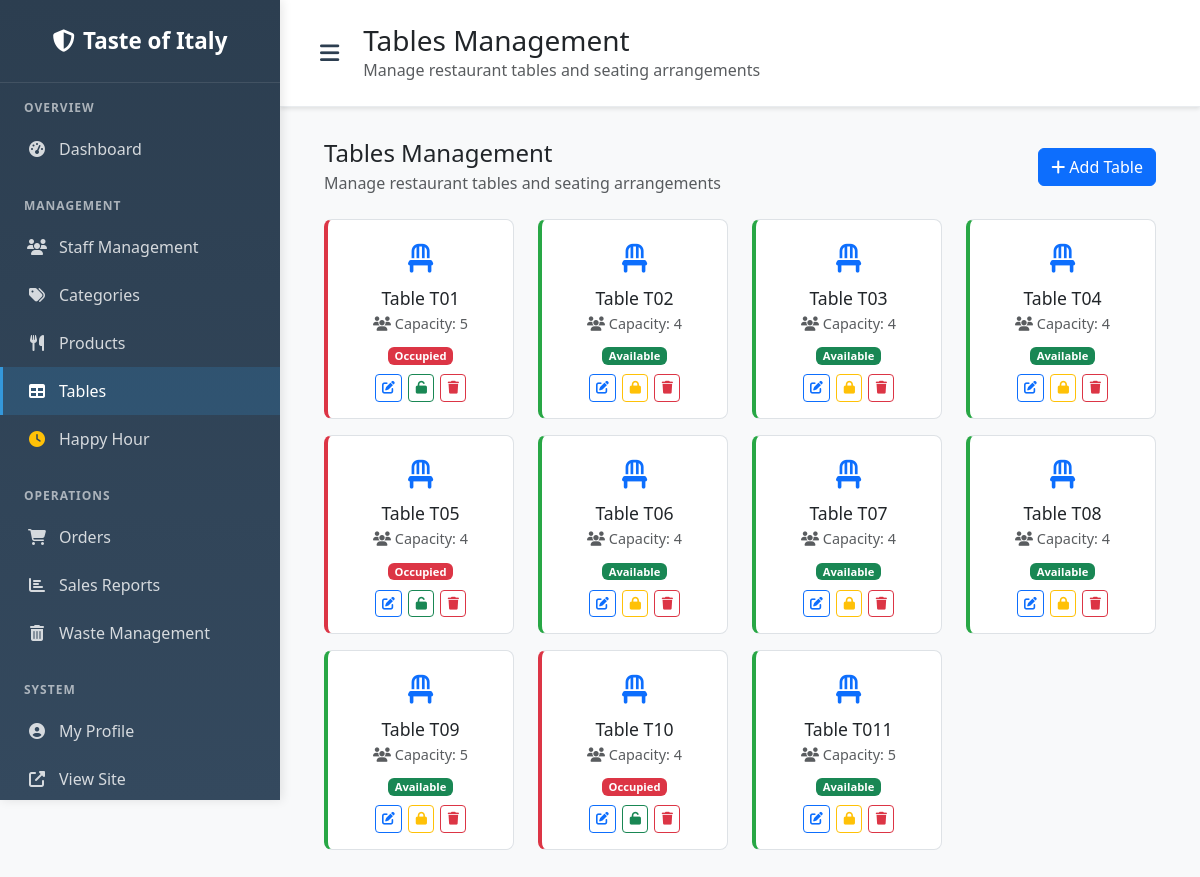
Page /admin-panel/tables/ (signed in) on the committed database.
### accounts/models.py (models this page shows, shortened)
class User(AbstractUser):
    role = models.ForeignKey(Role, on_delete=models.CASCADE, null=True, blank=True)
    owner = models.ForeignKey('self', on_delete=models.CASCADE, null=True, blank=True,
                             related_name='owned_users', limit_choices_to={'role__name': 'owner'})
    restaurant_name = models.CharField(max_length=200, blank=True,
                                     help_text="Name of the restaurant (for owners only)")
    restaurant_description = models.TextField(blank=True,
                                            help_text="Description of the restaurant (for owners only)")
    restaurant_qr_code = models.CharField(max_length=50, unique=True, blank=True, null=True,
                                        help_text="Unique QR code for restaurant access")
    phone_number = models.CharField(max_length=15, blank=True)
    address = models.TextField(blank=True)
    is_active_staff = models.BooleanField(default=True)
    created_at = models.DateTimeField(auto_now_add=True)
    updated_at = models.DateTimeField(auto_now=True)
    def is_administrator(self):
        return self.role and self.role.name == 'administrator'
    def is_owner(self):
        return self.role and self.role.name == 'owner'
    def is_customer(self):
        return self.role and self.role.name == 'customer'
    def get_owner(self):
        if self.is_owner():
            return self
        return self.owner
    def get_restaurant_name(self, request=None):
        owner = self.get_owner()
        return owner.restaurant_name if owner else "Unknown Restaurant"

### restaurant/models.py (models this page shows, shortened)
class TableInfo(models.Model):
    owner = models.ForeignKey(User, on_delete=models.CASCADE, related_name='tables',
                             limit_choices_to={'role__name': 'owner'}, null=True, blank=True)
    tbl_no = models.CharField(max_length=10)
    capacity = models.IntegerField(default=4)
    is_available = models.BooleanField(default=True)
    created_at = models.DateTimeField(auto_now_add=True)
    class Meta:
        verbose_name = "Table Information"
        verbose_name_plural = "Tables Information"
        unique_together = ['owner', 'tbl_no']  # Each owner can have their own table numbering

### admin_panel/views.py (the view)
# urls.py: path('tables/', views.manage_tables, name='manage_tables'),
@login_required
def manage_tables(request):
    if not (request.user.is_administrator() or request.user.is_owner()):
        messages.error(request, "Access denied. Administrator/Owner privileges required.")
        return redirect('restaurant:home')
    try:
        owner_filter = get_owner_filter(request.user)
        if owner_filter:
            tables = TableInfo.objects.filter(owner=owner_filter)
        else:
            tables = TableInfo.objects.all()
        tables = sorted(tables, key=lambda x: (len(x.tbl_no), x.tbl_no))
    except PermissionDenied:
        messages.error(request, 'You are not associated with any restaurant.')
        return redirect('restaurant:home')
    context = {
        'tables': tables,
        'restaurant_name': request.user.get_restaurant_name() if not request.user.is_administrator() else "All Restaurants",
    }
    return render(request, 'admin_panel/manage_tables.html', context)

### accounts/models.py (called while the page is built)
def get_owner_filter(user):
    if user.is_administrator():
        return None  # Administrators can see all data
    elif user.is_owner():
        return user  # Owners see their own data
    elif user.owner:
        return user.owner  # Staff/customers see their owner's data
    else:
        raise PermissionDenied("User is not associated with any owner.")

### templates/admin_panel/manage_tables.html (shortened to what this page needs)
{% extends 'admin_panel/base.html' %}
{% block page_title %}Tables Management{% endblock %}
{% block page_description %}Manage restaurant tables and seating arrangements{% endblock %}
{% block content %}
<div class="container-fluid">
    <div class="row mb-4">
        <div class="col-12">
            <div class="d-flex justify-content-between align-items-center">
                <div>
                    <h4 class="mb-1">Tables Management</h4>
                    <p class="text-muted mb-0">Manage restaurant tables and seating arrangements</p>
                </div>
                <button type="button" class="btn btn-primary" data-bs-toggle="modal" data-bs-target="#addTableModal">
                    <i class="fas fa-plus"></i> Add Table
                </button>
            </div>
        </div>
    </div>
    <div class="row" id="tablesContainer">
        {% for table in tables %}
        <div class="col-xxl-2 col-xl-3 col-lg-4 col-md-6 col-sm-6 mb-3" data-table-id="{{ table.id }}">
            <div class="card table-card {% if table.is_available %}table-available{% else %}table-occupied{% endif %}">
                <div class="card-body text-center">
                    <div class="table-icon text-primary">
                        <i class="fas fa-chair"></i>
                    </div>
                    <h5 class="card-title mb-1">Table {{ table.tbl_no }}</h5>
                    <p class="card-text text-muted mb-2">
                        <i class="fas fa-users"></i> Capacity: {{ table.capacity }}
                    </p>
                    <div class="mb-2">
                        <span class="badge status-badge {% if table.is_available %}bg-success{% else %}bg-danger{% endif %}">
                            {% if table.is_available %}Available{% else %}Occupied{% endif %}
                        </span>
                    </div>
                    <div class="action-buttons">
                        <button type="button" class="btn btn-sm btn-outline-primary edit-table-btn"
                                data-table-id="{{ table.id }}" title="Edit Table">
                            <i class="fas fa-edit"></i>
                        </button>
                        <button type="button" class="btn btn-sm btn-outline-{% if table.is_available %}warning{% else %}success{% endif %} toggle-status-btn"
                                data-table-id="{{ table.id }}" title="{% if table.is_available %}Mark as Occupied{% else %}Mark as Available{% endif %}">
                            <i class="fas fa-{% if table.is_available %}lock{% else %}unlock{% endif %}"></i>
                        </button>
                        <button type="button" class="btn btn-sm btn-outline-danger delete-table-btn"
                                data-table-id="{{ table.id }}" title="Delete Table">
                            <i class="fas fa-trash"></i>
                        </button>
                    </div>
                </div>
            </div>
        </div>
        {% endfor %}
    </div>
</div>
{% endblock %}

### templates/admin_panel/base.html (shortened to what this page needs)
<!DOCTYPE html>
<html lang="en">
<head>
    <link href="https://cdn.jsdelivr.net/npm/bootstrap@5.3.2/dist/css/bootstrap.min.css" rel="stylesheet">
    <link href="https://cdn.jsdelivr.net/npm/bootstrap-icons@1.11.1/font/bootstrap-icons.css" rel="stylesheet">
    <link href="https://cdnjs.cloudflare.com/ajax/libs/font-awesome/6.4.0/css/all.min.css" rel="stylesheet">
</head>
<body>
    <div class="d-flex">
        <nav class="sidebar" id="sidebar">
            <div class="sidebar-header">
                <a href="{% url 'admin_panel:admin_dashboard' %}" class="sidebar-brand">
                    <i class="fas fa-shield-alt"></i>
                    <span class="restaurant-text">
                        {% if user.is_owner and user.restaurant_name %}
                            {{ user.restaurant_name }}
                        {% else %}
                            Admin Panel
                        {% endif %}
                    </span>
                </a>
            </div>
            <div class="sidebar-nav">
                <div class="nav-section">
                    <div class="nav-section-title">Overview</div>
                    <a class="nav-link {% if request.resolver_match.url_name == 'admin_dashboard' %}active{% endif %}" href="{% url 'admin_panel:admin_dashboard' %}" data-tooltip="Dashboard">
                        <i class="fas fa-tachometer-alt"></i>
                        <span>Dashboard</span>
                    </a>
                </div>
                <div class="nav-section">
                    <div class="nav-section-title">Management</div>
                    <a class="nav-link {% if request.resolver_match.url_name == 'manage_users' %}active{% endif %}" href="{% url 'admin_panel:manage_users' %}" data-tooltip="{% if user.is_owner and not user.is_administrator %}Staff Management{% else %}Users & Roles{% endif %}">
                        <i class="fas fa-users"></i>
                        <span>{% if user.is_owner and not user.is_administrator %}Staff Management{% else %}Users & Roles{% endif %}</span>
                    </a>
                    <a class="nav-link {% if request.resolver_match.url_name == 'manage_categories' %}active{% endif %}" href="{% url 'admin_panel:manage_categories' %}" data-tooltip="Categories">
                        <i class="fas fa-tags"></i>
                        <span>Categories</span>
                    </a>
                    <a class="nav-link {% if request.resolver_match.url_name == 'manage_products' %}active{% endif %}" href="{% url 'admin_panel:manage_products' %}" data-tooltip="Products">
                        <i class="fas fa-utensils"></i>
                        <span>Products</span>
                    </a>
                    <a class="nav-link {% if request.resolver_match.url_name == 'manage_tables' %}active{% endif %}" href="{% url 'admin_panel:manage_tables' %}" data-tooltip="Tables">
                        <i class="fas fa-table"></i>
                        <span>Tables</span>
                    </a>
                    {% if user.is_owner %}
                    <a class="nav-link {% if request.resolver_match.namespace == 'restaurant' and 'promotion' in request.resolver_match.url_name %}active{% endif %}" href="{% url 'restaurant:manage_promotions' %}" data-tooltip="Happy Hour">
                        <i class="fas fa-clock text-warning"></i>
                        <span>Happy Hour</span>
                    </a>
                    {% endif %}
                </div>
                <div class="nav-section">
                    <div class="nav-section-title">Operations</div>
                    <a class="nav-link {% if request.resolver_match.url_name == 'manage_orders' %}active{% endif %}" href="{% url 'admin_panel:manage_orders' %}" data-tooltip="Orders">
                        <i class="fas fa-shopping-cart"></i>
                        <span>Orders</span>
                    </a>
                    <a class="nav-link {% if request.resolver_match.namespace == 'reports' %}active{% endif %}" href="{% url 'reports:dashboard' %}" data-tooltip="Sales Reports">
                        <i class="fas fa-chart-bar"></i>
                        <span>Sales Reports</span>
                    </a>
                    {% if user.is_owner or user.is_administrator %}
                    <a class="nav-link " href="{% url 'waste_management:dashboard' %}" data-tooltip="{% if user.is_administrator %}System Waste Reports{% else %}Waste Management{% endif %}">
                        <i class="fas fa-trash-alt"></i>
                        <span>{% if user.is_administrator %}System Waste Reports{% else %}Waste Management{% endif %}</span>
                    </a>
                    {% elif user.is_cashier %}
                    <a class="nav-link {% if request.resolver_match.namespace == 'waste_management' %}active{% endif %}" href="{% url 'waste_management:cashier_record' %}" data-tooltip="Record Waste">
                        <i class="fas fa-trash-alt"></i>
                        <span>Record Waste</span>
                    </a>
                    {% endif %}
                </div>
                <div class="nav-section">
                    <div class="nav-section-title">System</div>
                    <a class="nav-link {% if request.resolver_match.url_name == 'profile' %}active{% endif %}" href="{% url 'admin_panel:profile' %}" data-tooltip="My Profile">
                        <i class="fas fa-user-circle"></i>
                        <span>My Profile</span>
                    </a>
                    <a class="nav-link" href="{% url 'restaurant:home' %}" data-tooltip="View Site">
                        <i class="fas fa-external-link-alt"></i>
                        <span>View Site</span>
                    </a>
                </div>
            </div>
        </nav>
        <div class="main-content">
            <div class="content-header">
                <div class="d-flex justify-content-between align-items-center">
                    <div class="d-flex align-items-center">
                        <button class="btn btn-link text-primary p-2 me-3" id="sidebarToggle" style="border: none; box-shadow: none;">
                            <i class="fas fa-bars fa-lg"></i>
                        </button>
                        <div>
                            <h1 class="h3 mb-0 font-weight-bold">{% block page_title %}Dashboard{% endblock %}</h1>
                            <p class="text-muted mb-0">{% block page_description %}Overview of your restaurant system{% endblock %}</p>
                        </div>
                    </div>
                </div>
            </div>
            <div class="content-wrapper">
                {% block content %}{% endblock %}
            </div>
        </div>
    </div>
</body>
</html>

### templates/admin_panel/base.html (style rules this page uses)
:root { --primary-color: #2c3e50; --secondary-color: #34495e; --accent-color: #3498db; --success-color: #27ae60; --warning-color: #f39c12; --danger-color: #e74c3c; --light-bg: #f8f9fa; --sidebar-width: 280px; }
body { font-family: 'Segoe UI', Tahoma, Geneva, Verdana, sans-serif; background-color: var(--light-bg); margin: 0; padding: 0; }
.sidebar { position: fixed; top: 0; left: 0; height: 100vh; width: var(--sidebar-width); background: linear-gradient(180deg, var(--primary-color) 0%, var(--secondary-color) 100%); box-shadow: 2px 0 10px rgba(0,0,0,0.1); z-index: 1000; overflow-y: auto; transition: all 0.3s ease; }
.sidebar-header { padding: 1.5rem; border-bottom: 1px solid rgba(255,255,255,0.1); text-align: center; }
.sidebar-brand { color: #fff; font-size: 1.4rem; font-weight: 600; text-decoration: none; display: flex; align-items: center; justify-content: center; gap: 0.5rem; }
.sidebar-nav { padding: 1rem 0; }
.nav-section { margin-bottom: 1.5rem; }
.nav-section-title { color: rgba(255,255,255,0.6); font-size: 0.75rem; font-weight: 600; text-transform: uppercase; letter-spacing: 1px; padding: 0 1.5rem; margin-bottom: 0.5rem; }
.sidebar .nav-link { color: rgba(255,255,255,0.8); padding: 0.75rem 1.5rem; display: flex; align-items: center; gap: 0.75rem; text-decoration: none; transition: all 0.3s ease; border-left: 3px solid transparent; }
.sidebar .nav-link.active { color: #fff; background-color: rgba(52, 152, 219, 0.2); border-left-color: var(--accent-color); }
.sidebar .nav-link i { width: 20px; text-align: center; }
.main-content { margin-left: var(--sidebar-width); min-height: 100vh; background-color: var(--light-bg); width: calc(100% - var(--sidebar-width)); flex: 1; transition: all 0.3s ease; }
.content-header { background: #fff; padding: 1.5rem 2rem; border-bottom: 1px solid #e9ecef; box-shadow: 0 2px 4px rgba(0,0,0,0.1); width: 100%; }
#sidebarToggle { background: none !important; border: none !important; color: var(--primary-color) !important; font-size: 1.1rem; padding: 0.5rem !important; margin-right: 1rem !important; border-radius: 6px; transition: all 0.2s ease; }
.content-wrapper { padding: 2rem; width: 100%; max-width: 100%; }
@media (min-width: 768px) { .sidebar { transform: translateX(0); } }
body, html { width: 100%; margin: 0; padding: 0; }
.d-flex { width: 100%; }

### templates/admin_panel/manage_tables.html (style rules this page uses)
.table-icon { font-size: 1.8rem; margin-bottom: 0.5rem; }
.table-card { transition: transform 0.2s; border: 1px solid #dee2e6; border-radius: 0.5rem; height: 100%; }
.table-card .card-body { padding: 1rem 0.75rem; }
.table-available { border-left: 4px solid #28a745; }
.table-occupied { border-left: 4px solid #dc3545; }
.action-buttons .btn { margin: 0 1px; padding: 0.2rem 0.4rem; font-size: 0.8rem; }
.status-badge { font-size: 0.7rem; padding: 0.2rem 0.4rem; }
.table-card h5 { font-size: 1.1rem; margin-bottom: 0.5rem; }
.table-card .card-text { font-size: 0.9rem; margin-bottom: 0.5rem; }

### rows in the picture
User: restaurant_name "Taste of Italy"
TableInfo: tbl_no "T01", capacity "5", is_available "Occupied"
TableInfo: tbl_no "T02", capacity "4", is_available "Available"
TableInfo: tbl_no "T03", capacity "4", is_available "Available"
TableInfo: tbl_no "T04", capacity "4", is_available "Available"
TableInfo: tbl_no "T05", capacity "4", is_available "Occupied"
TableInfo: tbl_no "T06", capacity "4", is_available "Available"
TableInfo: tbl_no "T07", capacity "4", is_available "Available"
TableInfo: tbl_no "T08", capacity "4", is_available "Available"
TableInfo: tbl_no "T09", capacity "5", is_available "Available"
TableInfo: tbl_no "T10", capacity "4", is_available "Occupied"
TableInfo: tbl_no "T011", capacity "5", is_available "Available"
